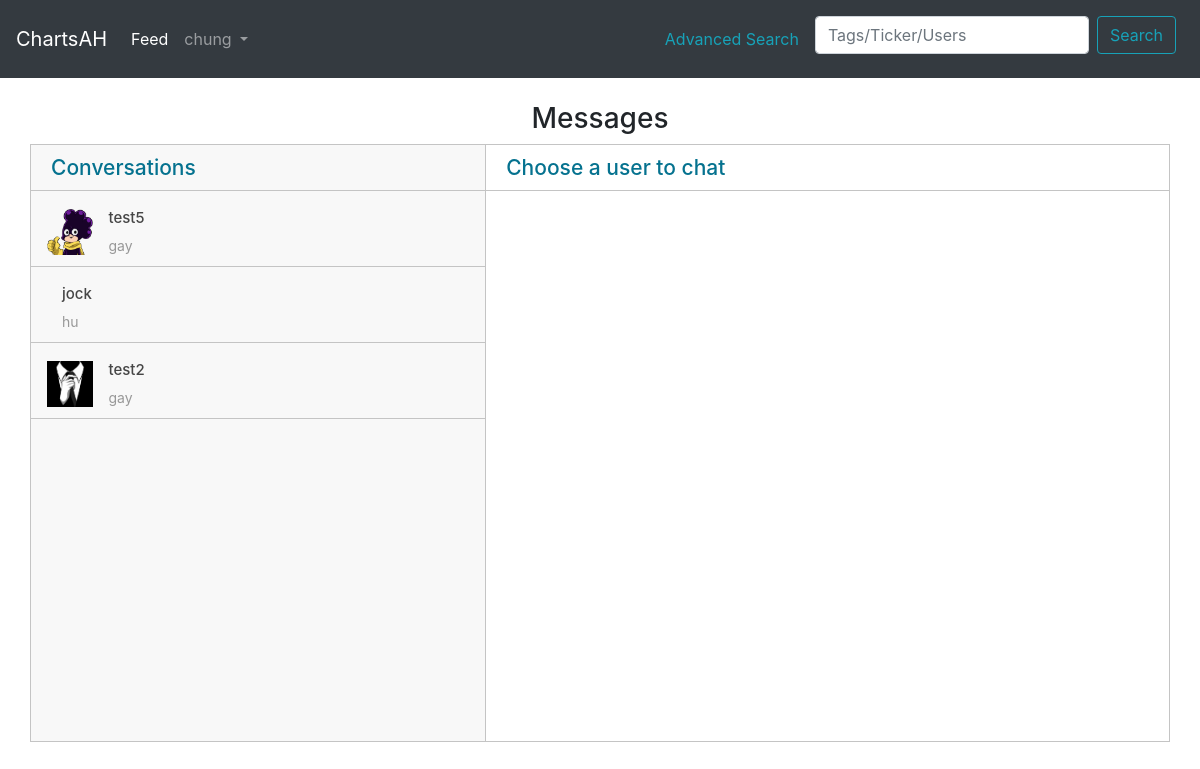
The app's page /messages/ (signed in), older data.
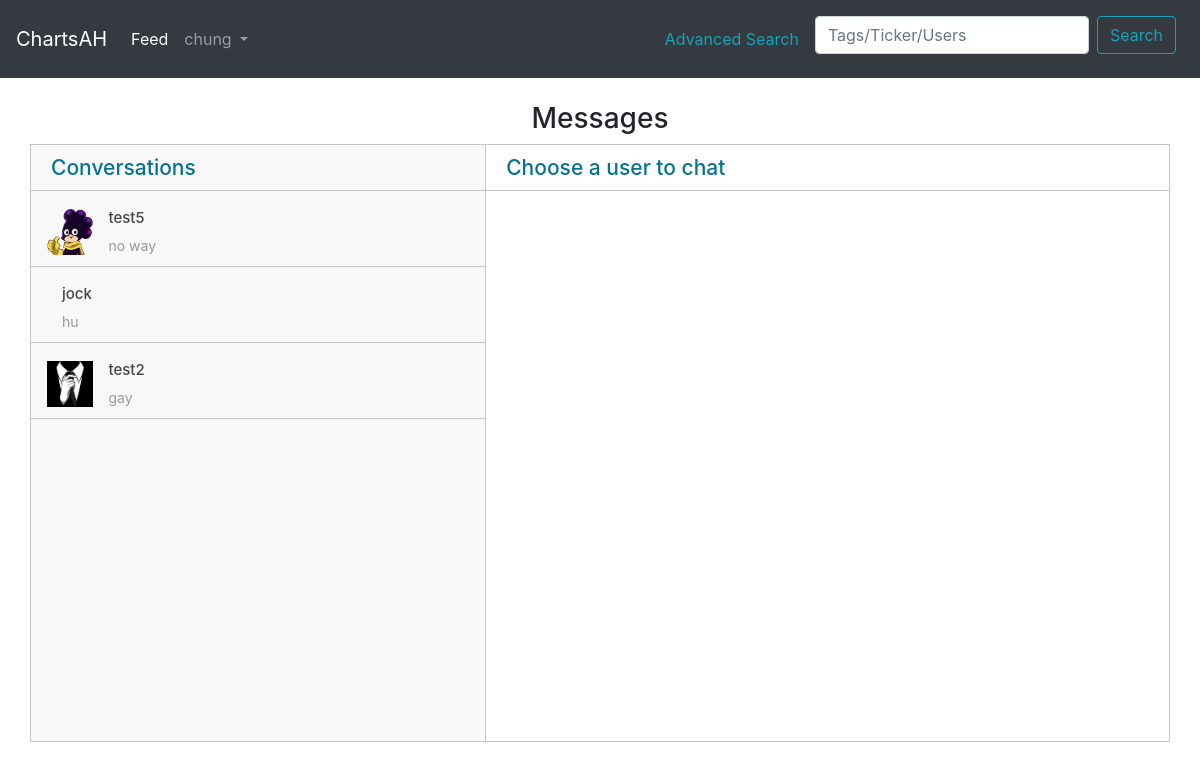
The same page, newer data.
### main/models.py (models this page shows)
class Conversation(models.Model):
    participants = models.ManyToManyField(User, related_name='participants')
    last_message = models.TextField(null=True)

### main/views.py (the view)
# urls.py: path("messages/", conversation_view.as_view(), name="conversation"),
class conversation_view(ListView):
     model = Message
     template_name = 'main/conversations_list.html'
     context_object_name = 'conversations'
     def get_context_data(self, *args, **kwargs):
          current_user = self.request.user
          context = super().get_context_data(*args, **kwargs)
          conversations = Conversation.objects.filter(participants=current_user)
          context['conversations'] = conversations
          return context

### main/templates/main/conversations_list.html (shortened to what this page needs)
<link href="//maxcdn.bootstrapcdn.com/bootstrap/4.1.1/css/bootstrap.min.css" rel="stylesheet" id="bootstrap-css">
<link href="https://cdnjs.cloudflare.com/ajax/libs/font-awesome/4.7.0/css/font-awesome.css" type="text/css" rel="stylesheet">
<html>
<head>
</head>
<body>
  {% load humanize %}
  {% include "main/includes/navbar.html" %}
<br>
<div class="container">
<h3 class=" text-center">Messages</h3>
<div class="messaging">
      <div class="inbox_msg">
        <div class="inbox_people">
          <div class="headind_srch">
            <div class="recent_heading">
              <h4>Conversations</h4>
            </div>
          </div>
          <div class="inbox_chat">
            {% for convo in conversations %}
            {% for user in convo.participants.all %}
            {% if user != request.user %}
            <a href="{% url 'main:message' user %}#last" style="color:inherit; text-decoration: none;">
            <div class="chat_list">
              <div class="chat_people">
                <div class="chat_img"> <img src="{{ user.profile.image.url }}" alt=""> </div>
                <div class="chat_ib">
                  <h5>{{ user.username }}</h5>
                  <p>{{ convo.last_message }}</p>
                </div>
              </div>
            </div>
            </a>
            {%  endif %}
            {%  endfor %}
            {%  endfor %}
          </div>
        </div>
        <div class="headind_srch">
          <div class="recent_heading">
            <h4>Choose a user to chat</h4>
          </div>
          </div>
        </div>
      </div>
    </body>
    </html>

Row changes from the older to the newer data that the page shows:
changed Conversation: last_message "gay" → "no way"
